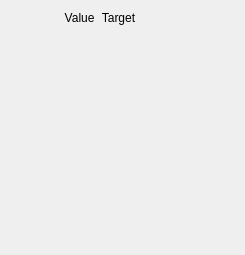
<?xml version="1.0" encoding="UTF-8"?>
<ui version="4.0">
 <class>Form</class>
 <widget class="QWidget" name="Form">
  <property name="geometry">
   <rect>
    <x>0</x>
    <y>0</y>
    <width>245</width>
    <height>255</height>
   </rect>
  </property>
  <property name="windowTitle">
   <string>Form</string>
  </property>
  <layout class="QGridLayout" name="gridLayout">
   <item row="1" column="2">
    <widget class="ValueDisplay" name="valueDisplay_2">
     <property name="format" stdset="0">
      <string>%.3f</string>
     </property>
     <property name="key" stdset="0">
      <string>mth.target</string>
     </property>
     <property name="showName" stdset="0">
      <bool>false</bool>
     </property>
    </widget>
   </item>
   <item row="8" column="1">
    <spacer name="verticalSpacer">
     <property name="orientation">
      <enum>Qt::Vertical</enum>
     </property>
     <property name="sizeHint" stdset="0">
      <size>
       <width>0</width>
       <height>0</height>
      </size>
     </property>
    </spacer>
   </item>
   <item row="0" column="2">
    <widget class="QLabel" name="label_2">
     <property name="text">
      <string>Target</string>
     </property>
     <property name="alignment">
      <set>Qt::AlignCenter</set>
     </property>
    </widget>
   </item>
   <item row="4" column="2">
    <widget class="ValueDisplay" name="valueDisplay_9">
     <property name="format" stdset="0">
      <string>%.3f</string>
     </property>
     <property name="key" stdset="0">
      <string>psi.target</string>
     </property>
     <property name="showName" stdset="0">
      <bool>false</bool>
     </property>
    </widget>
   </item>
   <item row="2" column="2">
    <widget class="ValueDisplay" name="valueDisplay_8">
     <property name="format" stdset="0">
      <string>%.3f</string>
     </property>
     <property name="key" stdset="0">
      <string>mtt.target</string>
     </property>
     <property name="showName" stdset="0">
      <bool>false</bool>
     </property>
    </widget>
   </item>
   <item row="5" column="2">
    <widget class="ValueDisplay" name="valueDisplay_10">
     <property name="format" stdset="0">
      <string>%.3f</string>
     </property>
     <property name="key" stdset="0">
      <string>phi.target</string>
     </property>
     <property name="showName" stdset="0">
      <bool>false</bool>
     </property>
    </widget>
   </item>
   <item row="6" column="2">
    <widget class="ValueDisplay" name="valueDisplay_11">
     <property name="format" stdset="0">
      <string>%.3f</string>
     </property>
     <property name="key" stdset="0">
      <string>ath.target</string>
     </property>
     <property name="showName" stdset="0">
      <bool>false</bool>
     </property>
    </widget>
   </item>
   <item row="7" column="2">
    <widget class="ValueDisplay" name="valueDisplay_12">
     <property name="format" stdset="0">
      <string>%.3f</string>
     </property>
     <property name="key" stdset="0">
      <string>att.target</string>
     </property>
     <property name="showName" stdset="0">
      <bool>false</bool>
     </property>
    </widget>
   </item>
   <item row="2" column="3">
    <spacer name="horizontalSpacer">
     <property name="orientation">
      <enum>Qt::Horizontal</enum>
     </property>
     <property name="sizeHint" stdset="0">
      <size>
       <width>0</width>
       <height>0</height>
      </size>
     </property>
    </spacer>
   </item>
   <item row="1" column="0" colspan="2">
    <widget class="ValueDisplay" name="valueDisplay">
     <property name="dev" stdset="0">
      <string>mth</string>
     </property>
     <property name="format" stdset="0">
      <string>%.3f</string>
     </property>
     <property name="horizontal" stdset="0">
      <bool>true</bool>
     </property>
     <property name="name" stdset="0">
      <string>mth (A1)</string>
     </property>
     <property name="device" stdset="0">
      <string>mth</string>
     </property>
    </widget>
   </item>
   <item row="2" column="0" colspan="2">
    <widget class="ValueDisplay" name="valueDisplay_3">
     <property name="dev" stdset="0">
      <string>mtt</string>
     </property>
     <property name="format" stdset="0">
      <string>%.3f</string>
     </property>
     <property name="horizontal" stdset="0">
      <bool>true</bool>
     </property>
     <property name="name" stdset="0">
      <string>mtt (A2)</string>
     </property>
     <property name="device" stdset="0">
      <string>mtt</string>
     </property>
    </widget>
   </item>
   <item row="4" column="0" colspan="2">
    <widget class="ValueDisplay" name="valueDisplay_5">
     <property name="dev" stdset="0">
      <string>psi</string>
     </property>
     <property name="format" stdset="0">
      <string>%.3f</string>
     </property>
     <property name="horizontal" stdset="0">
      <bool>true</bool>
     </property>
     <property name="name" stdset="0">
      <string>psi (A3)</string>
     </property>
     <property name="device" stdset="0">
      <string>psi</string>
     </property>
    </widget>
   </item>
   <item row="5" column="0" colspan="2">
    <widget class="ValueDisplay" name="valueDisplay_4">
     <property name="dev" stdset="0">
      <string>phi</string>
     </property>
     <property name="format" stdset="0">
      <string>%.3f</string>
     </property>
     <property name="horizontal" stdset="0">
      <bool>true</bool>
     </property>
     <property name="name" stdset="0">
      <string>phi (A4)</string>
     </property>
     <property name="device" stdset="0">
      <string>phi</string>
     </property>
    </widget>
   </item>
   <item row="6" column="0" colspan="2">
    <widget class="ValueDisplay" name="valueDisplay_6">
     <property name="dev" stdset="0">
      <string>ath</string>
     </property>
     <property name="format" stdset="0">
      <string>%.3f</string>
     </property>
     <property name="horizontal" stdset="0">
      <bool>true</bool>
     </property>
     <property name="name" stdset="0">
      <string>ath (A5)</string>
     </property>
     <property name="device" stdset="0">
      <string>ath</string>
     </property>
    </widget>
   </item>
   <item row="7" column="0" colspan="2">
    <widget class="ValueDisplay" name="valueDisplay_7">
     <property name="dev" stdset="0">
      <string>att</string>
     </property>
     <property name="format" stdset="0">
      <string>%.3f</string>
     </property>
     <property name="horizontal" stdset="0">
      <bool>true</bool>
     </property>
     <property name="name" stdset="0">
      <string>att (A6)</string>
     </property>
     <property name="device" stdset="0">
      <string>att</string>
     </property>
    </widget>
   </item>
   <item row="0" column="0" colspan="2">
    <widget class="QLabel" name="label">
     <property name="text">
      <string>                Value</string>
     </property>
     <property name="alignment">
      <set>Qt::AlignCenter</set>
     </property>
    </widget>
   </item>
  </layout>
 </widget>
 <customwidgets>
  <customwidget>
   <class>ValueDisplay</class>
   <extends>QWidget</extends>
   <header>nicos.guisupport.display</header>
  </customwidget>
 </customwidgets>
 <resources/>
 <connections/>
</ui>
